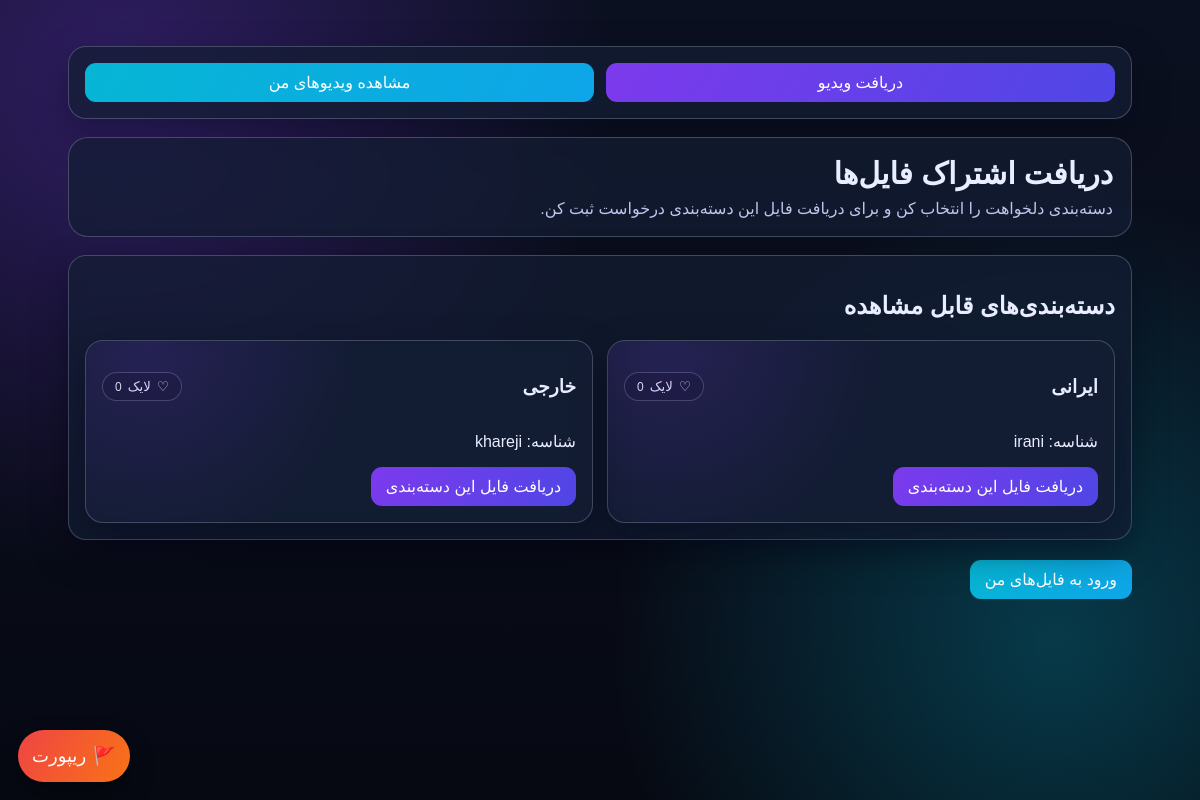
The page / on the database its author committed.
### tables this page shows
CREATE TABLE categories (
            id INTEGER PRIMARY KEY AUTOINCREMENT,
            slug TEXT NOT NULL UNIQUE,
            title TEXT NOT NULL,
            payment_text TEXT NOT NULL,
            created_at TEXT NOT NULL
        );

### app.py (the view)
@app.route("/")
def home():
    db = get_db()
    categories = db.execute("SELECT * FROM categories ORDER BY id").fetchall()
    return render_template("home.html", categories=categories)

### app.py (called while the page is built)
def get_db():
    if "db" not in g:
        g.db = sqlite3.connect(DB_PATH)
        g.db.row_factory = sqlite3.Row
        g.db.execute("PRAGMA journal_mode=WAL")
        g.db.execute("PRAGMA synchronous=NORMAL")
        g.db.execute("PRAGMA temp_store=MEMORY")
    return g.db

### templates/home.html (shortened to what this page needs)
﻿{% extends "base.html" %}
{% block content %}
<section class="hero hero-glass">
  <h1>دریافت اشتراک فایل‌ها</h1>
  <p>دسته‌بندی دلخواهت را انتخاب کن و برای دریافت فایل این دسته‌بندی درخواست ثبت کن.</p>
</section>
<section class="table-wrap">
  <h2>دسته‌بندی‌های قابل مشاهده</h2>
  {% if categories %}
  <div class="cards">
    {% for c in categories %}
    <article class="card category-card" data-category-id="{{ c.id }}" data-category-slug="{{ c.slug }}">
      <div class="category-head">
        <h3>{{ c.title }}</h3>
        <button class="like-btn" type="button" aria-label="لایک">
          <span class="like-icon">♡</span>
          <span class="like-text">لایک</span><span class="like-count">0</span>
        </button>
      </div>
      <p>شناسه: {{ c.slug }}</p>
      <a class="btn" href="/buy/{{ c.slug }}">دریافت فایل این دسته‌بندی</a>
    </article>
    {% endfor %}
  </div>
  {% else %}
  <div class="placeholder">هنوز هیچ دسته‌ای توسط ادمین ساخته نشده است.</div>
  {% endif %}
</section>
<section class="footer-action">
  <a class="btn btn-ghost" href="/my-videos">ورود به فایل‌های من</a>
</section>
{% endblock %}

### templates/base.html (shortened to what this page needs)
﻿<!doctype html>
<html lang="fa" dir="rtl">
<head>
  <link rel="stylesheet" href="/static/css/style.css" />
</head>
<body>
  <main class="container">
    {% if not request.path.startswith('/admin') %}
    <section class="quick-links form-card">
      <a class="btn" href="/">دریافت ویدیو</a>
      <a class="btn btn-ghost" href="/my-videos">مشاهده ویدیوهای من</a>
    </section>
    {% endif %}
    {% block content %}{% endblock %}
    {% if not request.path.startswith('/admin') %}
    <button id="report-toggle" class="report-fab" type="button" aria-label="ریپورت"><span>🚩</span><span>ریپورت</span></button>
    {% endif %}
  </main>
</body>
</html>

### static/css/style.css (style rules this page uses)
* { box-sizing: border-box; }
body { margin: 0; font-family: Tahoma, Arial, sans-serif; background: radial-gradient(circle at 10% 10%, rgba(124, 58, 237, 0.32) 0, transparent 38%), radial-gradient(circle at 88% 80%, rgba(6, 182, 212, 0.28) 0, transparent 36%), linear-gradient(180deg, var(--bg), #060912); color: var(--ink); min-height: 100vh; }
.container { max-width: 1100px; margin: 0 auto; padding: 28px 18px 40px; }
.hero { margin-bottom: 18px; }
.hero-glass { background: var(--panel); border: 1px solid var(--line); border-radius: 20px; padding: 18px; backdrop-filter: blur(10px); }
.hero h1 { margin: 0 0 8px; font-size: 30px; }
.hero p { margin: 0; color: var(--muted); }
.cards { display: grid; gap: 14px; grid-template-columns: repeat(auto-fit, minmax(260px, 1fr)); }
.card, .form-card, .table-wrap { background: var(--panel); border: 1px solid var(--line); border-radius: 18px; padding: 16px; backdrop-filter: blur(8px); box-shadow: 0 14px 36px rgba(2, 6, 23, 0.35); }
.btn { display: inline-block; border: none; background: linear-gradient(120deg, var(--accent), #4f46e5); color: #fff; text-decoration: none; padding: 10px 15px; border-radius: 11px; cursor: pointer; transition: transform .2s ease, filter .2s ease; }
.btn-ghost { background: linear-gradient(120deg, var(--accent-2), #0ea5e9); }
.footer-action { margin-top: 20px; display: flex; gap: 12px; flex-wrap: wrap; }
.quick-links { margin-bottom: 18px; display: flex; gap: 12px; flex-wrap: wrap; }
.quick-links .btn { flex: 1 1 220px; text-align: center; }
.report-fab { position: fixed; left: 18px; bottom: 18px; min-width: 52px; height: 52px; border-radius: 26px; border: none; font-size: 18px; cursor: pointer; z-index: 1000; background: linear-gradient(120deg, var(--danger), #f97316); color: #fff; box-shadow: 0 12px 25px rgba(0, 0, 0, 0.35); display: flex; align-items: center; gap: 7px; padding: 0 14px; }
.category-card { position: relative; overflow: hidden; }
.category-card::before { content: ""; position: absolute; inset: 0; background: radial-gradient(circle at 12% 0%, rgba(124, 58, 237, 0.18), transparent 45%); pointer-events: none; }
.category-head { display: flex; align-items: center; justify-content: space-between; gap: 10px; }
.like-btn { border: 1px solid var(--line); background: rgba(15, 23, 42, 0.7); color: var(--ink); border-radius: 999px; padding: 6px 12px; cursor: pointer; display: inline-flex; align-items: center; gap: 6px; }
.like-count { font-size: 12px; opacity: 0.9; }

### rows shown on the page
categories: title "ایرانی", slug "irani"
categories: title "خارجی", slug "khareji"
